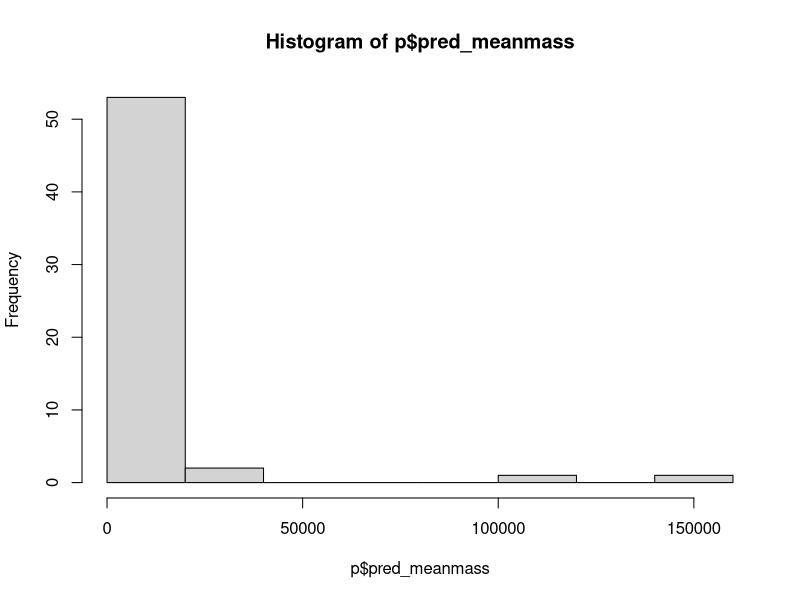
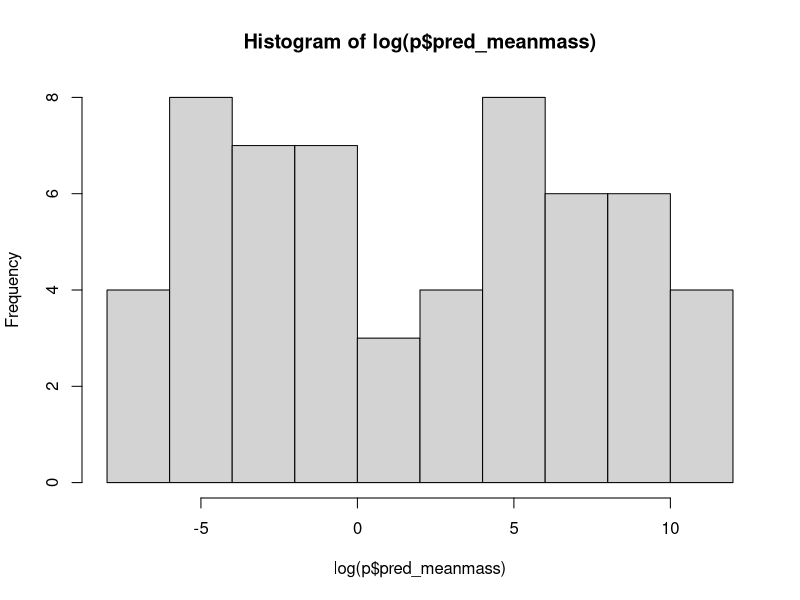
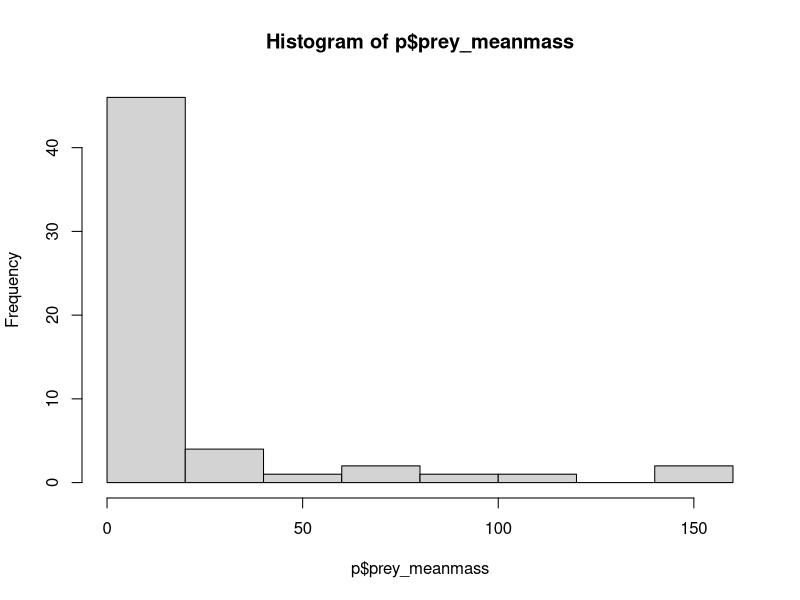
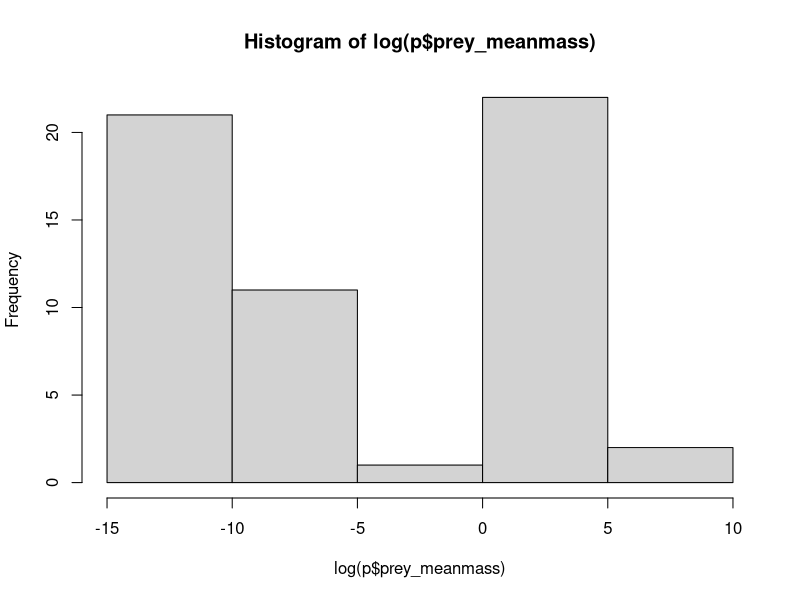
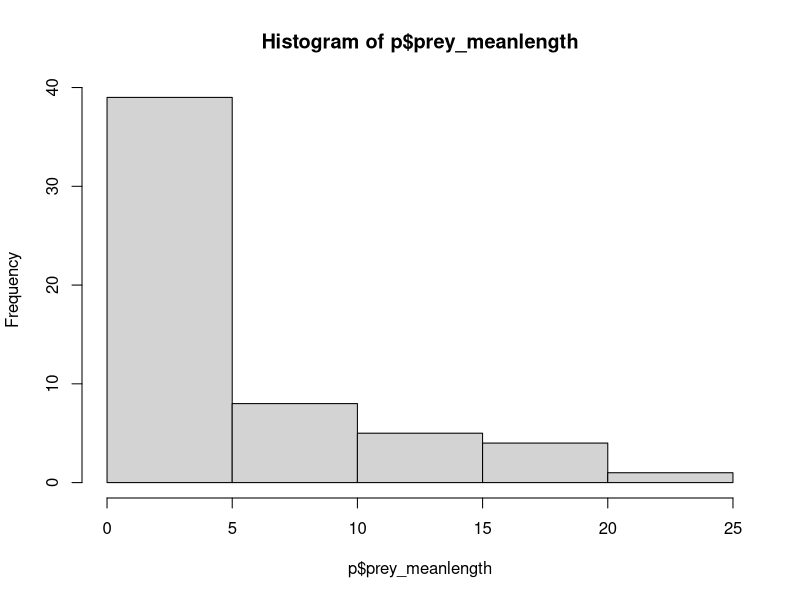
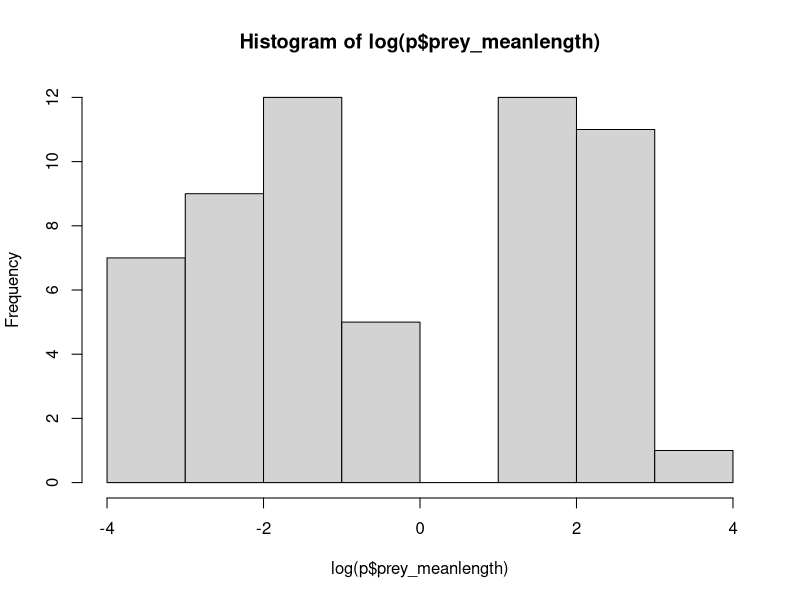
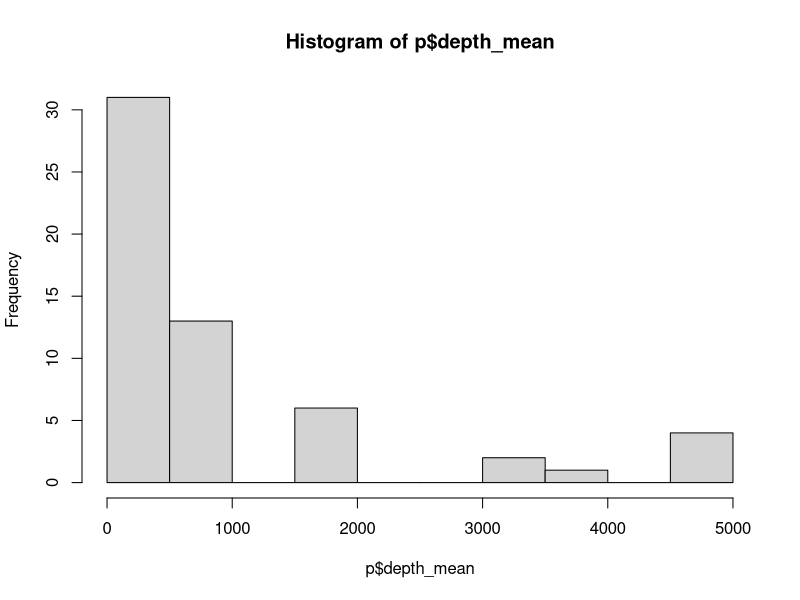
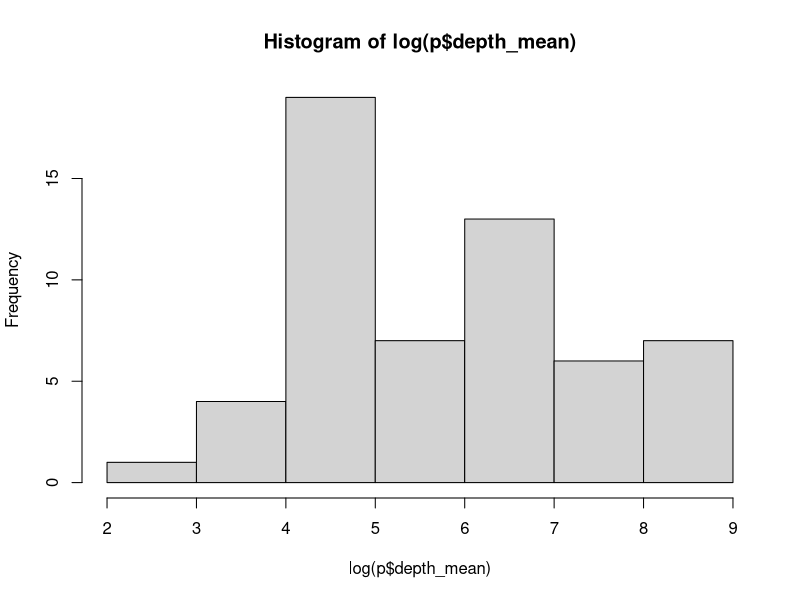

Write R code to recreate these figures, in order. (Note: this script raises an error after producing the figures.)
#!/usr/bin/env Rscript
# Author: Katie Bickerton k.bickerton18@imperial.ac.uk
# Script: model_fitting.R
# Desc: Builds models for pred_prey dataset, fits models using appropriate 
# methods for each model, plots models and compares models using the Akaike 
# information criterion. 
# Arguments: none
# Date: 28 Feb 2019

# clear workspace
rm(list=ls())
graphics.off()

# load required packages
require(dplyr)
require(ggplot2)
require(repr)
require(minpack.lm)
require(nlme)
require(mgcv)

# reading in dataframe
p <- read.csv("../Data/pred_prey_wrangled.csv", header=TRUE, na.strings=c("","NA"))


#### General Data Exploration

# plotting response and possible explanatory variables

# Predator Mass - response variable (y)
# not normally distributed
hist(p$pred_meanmass)
# try log transform = more normal distribution
hist(log(p$pred_meanmass))

# Prey mass - possible explanatory variable
# not normally distributed 
hist(p$prey_meanmass)
# try of log transform = nearer normal distribution
hist(log(p$prey_meanmass))

# Prey Length - possible explanatory variable
# right skewed data
hist(p$prey_meanlength)
# log transformed = nearer normal distribution
hist(log(p$prey_meanlength))

# Depth - possible explanatory variable
# non normal distribution
hist(p$depth_mean)
# try log transform = nearer normal distribution
hist(log(p$depth_mean))

# Temperature - possible explanatory variable
# near normal distribution
hist(p$temp_mean)

# Habitat is also potential explanatory variable
# factor not numeric data
plot(p$habitat)

# Feeding interaction is a potential explanatory variable
# factor not numeric
plot(p$feeding_interaction)


####### MODEL 1 - Linear Regression Model with Log Transform

# Building a suitable linear regression model from the available variables

# first linear model, log transforms for non-normal data
m1 <- lm(log(pred_meanmass) ~ log(prey_meanmass) + log(prey_meanlength) + log(depth_mean) + temp_mean + habitat + feeding_interaction, data = p)

# as this is a linear model, model fitting can be carried out using summary and anova
# outputs from summary and anova indicate that there is a significant result but do not specify the explanatory variable responsible
m1sum <- summary(m1)
m1ano <- anova(m1)
# as there are so many potential explanatory variables, that AIC will be used to find the best linear regression model for the data
m1step <- step(m1)

# results from the step function indicate the best fit of AIC  for all explanatory variables is mean prey length therefore the model will take the form:
lin_model <- lm(log(pred_meanmass)~log(prey_meanlength), data = p)
lin_model_sum <- summary(lin_model)

# extract coefficients from model
a = coef(lin_model)[[1]]
b = coef(lin_model)[[2]]

# generate equally spaces sequence of prey lengths to fit in same range as measured lengths
prey_lengths <- seq(min(p$prey_meanlength), max(p$prey_meanlength), len = 57)

# fit prediction model to variables and sample lengths
predict_lin_model <- predict.lm(lin_model, data.frame(prey_meanlength = prey_lengths))



####### MODEL 2 - General Additive Model (GAM)





plot(log(p$pred_meanmass)~log(p$prey_meanlength))
lines(log(prey_lengths), predict_lin_model, col = 3, lwd = 2)
